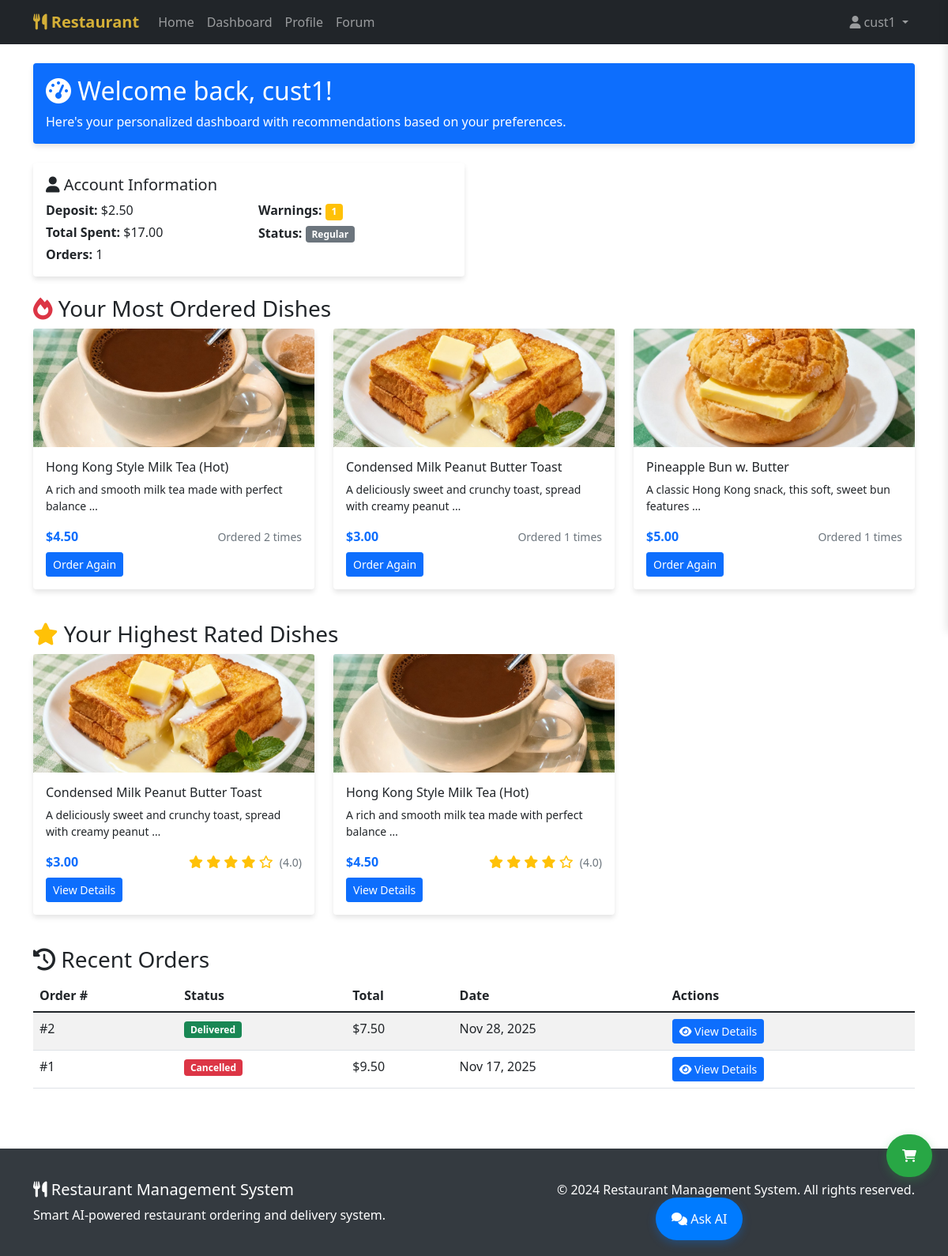
The app's page /dashboard/ (signed in) with its own data.
### restaurant/models.py (models this page shows, shortened)
class Customer(models.Model):
    user = models.OneToOneField(User, on_delete=models.CASCADE, verbose_name="User")
    deposit = models.DecimalField(max_digits=10, decimal_places=2, default=0.00, verbose_name="Deposit")
    warnings = models.PositiveIntegerField(default=0, verbose_name="Warnings")
    total_spent = models.DecimalField(max_digits=10, decimal_places=2, default=0.00, verbose_name="Total Spent")
    order_count = models.PositiveIntegerField(default=0, verbose_name="Order Count")
    is_vip = models.BooleanField(default=False, verbose_name="VIP Status")
    is_blacklisted = models.BooleanField(default=False, verbose_name="Blacklisted")
    created_at = models.DateTimeField(auto_now_add=True, verbose_name="Registration Time")
    updated_at = models.DateTimeField(auto_now=True, verbose_name="Updated Time")
    class Meta:
        verbose_name = "Customer"
        verbose_name_plural = "Customers"
        ordering = ['-created_at']

class Dish(models.Model):
    name = models.CharField(max_length=200, verbose_name="Dish Name")
    description = models.TextField(verbose_name="Description")
    price = models.DecimalField(max_digits=10, decimal_places=2, verbose_name="Price")
    image = models.ImageField(upload_to='dishes/', blank=True, null=True, verbose_name="Image")
    chef = models.ForeignKey(Chef, on_delete=models.CASCADE, verbose_name="Chef")
    is_vip_only = models.BooleanField(default=False, verbose_name="VIP Only")
    is_available = models.BooleanField(default=True, verbose_name="Available")
    created_at = models.DateTimeField(auto_now_add=True, verbose_name="Created Time")
    updated_at = models.DateTimeField(auto_now=True, verbose_name="Updated Time")
    class Meta:
        verbose_name = "Dish"
        verbose_name_plural = "Dishes"
        ordering = ['-created_at']

class Order(models.Model):
    STATUS_CHOICES = [
        ('pending', 'Pending'),
        ('confirmed', 'Confirmed'),
        ('ready', 'Ready'),
        ('out_for_delivery', 'Out for Delivery'),
        ('delivered', 'Delivered'),
        ('cancelled', 'Cancelled'),
    ]
    customer = models.ForeignKey(Customer, on_delete=models.CASCADE, verbose_name="Customer")
    status = models.CharField(max_length=20, choices=STATUS_CHOICES, default='pending', verbose_name="Status")
    total_amount = models.DecimalField(max_digits=10, decimal_places=2, verbose_name="Total Amount")
    vip_discount = models.DecimalField(max_digits=10, decimal_places=2, default=0.00, verbose_name="VIP Discount")
    delivery_person = models.ForeignKey(DeliveryPerson, on_delete=models.SET_NULL, null=True, blank=True, verbose_name="Delivery Person")
    delivery_address = models.ForeignKey('Address', on_delete=models.SET_NULL, null=True, blank=True, verbose_name="Delivery Address")
    memo = models.TextField(blank=True, null=True, verbose_name="Order Memo", help_text="Customer special requests")
    delivered_at = models.DateTimeField(null=True, blank=True, verbose_name="Delivered Time")
    created_at = models.DateTimeField(auto_now_add=True, verbose_name="Order Time")
    updated_at = models.DateTimeField(auto_now=True, verbose_name="Updated Time")
    class Meta:
        verbose_name = "Order"
        verbose_name_plural = "Orders"
        ordering = ['-created_at']

### restaurant/views.py (the view)
# urls.py: path('dashboard/', views.dashboard, name='dashboard'),
@login_required
def dashboard(request):
    user = request.user
    if hasattr(user, 'chef') or hasattr(user, 'deliveryperson'):
        return redirect('/admin/')
    if hasattr(user, 'customer'):
        return customer_dashboard(request)
    elif hasattr(user, 'manager'):
        return manager_dashboard(request)
    else:
        return redirect('register')

### templates/dashboard.html (shortened to what this page needs)
{% extends 'base.html' %}
{% block content %}
<div class="container mt-4">
    <div class="row mb-4">
        <div class="col-12">
            <div class="card bg-primary text-white">
                <div class="card-body">
                    <h2 class="card-title">
                        <i class="fas fa-tachometer-alt"></i> Welcome back, {{ customer.user.get_full_name|default:customer.user.username }}!
                    </h2>
                    <p class="card-text">Here's your personalized dashboard with recommendations based on your preferences.</p>
                </div>
            </div>
        </div>
    </div>
    <div class="row mb-4">
        <div class="col-md-6">
            <div class="card">
                <div class="card-body">
                    <h5 class="card-title"><i class="fas fa-user"></i> Account Information</h5>
                    <div class="row">
                        <div class="col-6">
                            <p class="mb-1"><strong>Deposit:</strong> ${{ customer.deposit }}</p>
                            <p class="mb-1"><strong>Total Spent:</strong> ${{ customer.total_spent }}</p>
                            <p class="mb-0"><strong>Orders:</strong> {{ customer.order_count }}</p>
                        </div>
                        <div class="col-6">
                            <p class="mb-1"><strong>Warnings:</strong>
                                <span class="badge bg-{% if customer.warnings == 0 %}success{% elif customer.warnings < 3 %}warning{% else %}danger{% endif %}">
                                    {{ customer.warnings }}
                                </span>
                            </p>
                            <p class="mb-1"><strong>Status:</strong>
                                {% if customer.is_vip %}
                                    <span class="vip-badge">VIP</span>
                                {% else %}
                                    <span class="badge bg-secondary">Regular</span>
                                {% endif %}
                            </p>
                        </div>
                    </div>
                </div>
            </div>
        </div>
    </div>
    <div class="row mb-4">
        <div class="col-12">
            <h3><i class="fas fa-fire text-danger"></i> Your Most Ordered Dishes</h3>
            <div class="row">
                {% for dish in most_ordered %}
                <div class="col-lg-4 col-md-6 mb-3">
                    <div class="card dish-card h-100">
                        {% if dish.image %}
                            <img src="{{ dish.image.url }}" class="card-img-top" alt="{{ dish.name }}" style="height: 150px; object-fit: cover;">
                        {% else %}
                            <div class="card-img-top bg-light d-flex align-items-center justify-content-center" style="height: 150px;">
                                <i class="fas fa-utensils fa-2x text-muted"></i>
                            </div>
                        {% endif %}
                        <div class="card-body">
                            <h6 class="card-title">{{ dish.name }}</h6>
                            <p class="card-text small">{{ dish.description|truncatewords:10 }}</p>
                            <div class="d-flex justify-content-between align-items-center">
                                <span class="text-primary fw-bold">${{ dish.price }}</span>
                                <small class="text-muted">Ordered {{ dish.order_count }} times</small>
                            </div>
                            <a href="{% url 'dish_detail' dish.id %}" class="btn btn-sm btn-primary mt-2">Order Again</a>
                        </div>
                    </div>
                </div>
                {% empty %}
                <div class="col-12">
                    <div class="alert alert-info">
                        <i class="fas fa-info-circle"></i> You haven't ordered any dishes yet. Start exploring our menu!
                    </div>
                </div>
                {% endfor %}
            </div>
        </div>
    </div>
    <div class="row mb-4">
        <div class="col-12">
            <h3><i class="fas fa-star text-warning"></i> Your Highest Rated Dishes</h3>
            <div class="row">
                {% for dish in highest_rated %}
                <div class="col-lg-4 col-md-6 mb-3">
                    <div class="card dish-card h-100">
                        {% if dish.image %}
                            <img src="{{ dish.image.url }}" class="card-img-top" alt="{{ dish.name }}" style="height: 150px; object-fit: cover;">
                        {% else %}
                            <div class="card-img-top bg-light d-flex align-items-center justify-content-center" style="height: 150px;">
                                <i class="fas fa-utensils fa-2x text-muted"></i>
                            </div>
                        {% endif %}
                        <div class="card-body">
                            <h6 class="card-title">{{ dish.name }}</h6>
                            <p class="card-text small">{{ dish.description|truncatewords:10 }}</p>
                            <div class="d-flex justify-content-between align-items-center">
                                <span class="text-primary fw-bold">${{ dish.price }}</span>
                                <div class="rating-stars">
                                    {% for i in "12345" %}
                                        {% if forloop.counter <= dish.customer_rating %}
                                            <i class="fas fa-star"></i>
                                        {% else %}
                                            <i class="far fa-star"></i>
                                        {% endif %}
                                    {% endfor %}
                                    <small class="text-muted ms-1">({{ dish.customer_rating|floatformat:1 }})</small>
                                </div>
                            </div>
                            <a href="{% url 'dish_detail' dish.id %}" class="btn btn-sm btn-primary mt-2">View Details</a>
                        </div>
                    </div>
                </div>
                {% empty %}
                <div class="col-12">
                    <div class="alert alert-info">
                        <i class="fas fa-info-circle"></i> You haven't rated any dishes yet. Rate your orders to see personalized recommendations!
                    </div>
                </div>
                {% endfor %}
            </div>
        </div>
    </div>
    <div class="row">
        <div class="col-12">
            <h3><i class="fas fa-history"></i> Recent Orders</h3>
            {% if recent_orders %}
            <div class="table-responsive">
                <table class="table table-striped">
                    <thead>
                        <tr>
                            <th>Order #</th>
                            <th>Status</th>
                            <th>Total</th>
                            <th>Date</th>
                            <th>Actions</th>
                        </tr>
                    </thead>
                    <tbody>
                        {% for order in recent_orders %}
                        <tr>
                            <td>#{{ order.id }}</td>
                            <td>
                                <span class="badge bg-{% if order.status == 'delivered' %}success{% elif order.status == 'cancelled' %}danger{% else %}warning{% endif %}">
                                    {{ order.get_status_display }}
                                </span>
                            </td>
                            <td>${{ order.total_amount }}</td>
                            <td>{{ order.created_at|date:"M d, Y" }}</td>
                            <td>
                                <a href="{% url 'order_detail' order.id %}" class="btn btn-sm btn-primary">
                                    <i class="fas fa-eye"></i> View Details
                                </a>
                            </td>
                        </tr>
                        {% endfor %}
                    </tbody>
                </table>
            </div>
            {% else %}
            <div class="alert alert-info">
                <i class="fas fa-info-circle"></i> You haven't placed any orders yet. Start ordering from our delicious menu!
            </div>
            {% endif %}
        </div>
    </div>
</div>
{% endblock %}

### templates/base.html (shortened to what this page needs)
<!DOCTYPE html>
<html lang="en">
<head>
    <link href="https://cdn.jsdelivr.net/npm/bootstrap@5.1.3/dist/css/bootstrap.min.css" rel="stylesheet">
    <link href="https://cdnjs.cloudflare.com/ajax/libs/font-awesome/6.0.0/css/all.min.css" rel="stylesheet">
</head>
<body>
    <nav class="navbar navbar-expand-lg navbar-dark bg-dark">
        <div class="container">
            <a class="navbar-brand" href="{% url 'index' %}">
                <i class="fas fa-utensils"></i> Restaurant
            </a>
            <div class="collapse navbar-collapse" id="navbarNav">
                <ul class="navbar-nav me-auto">
                    <li class="nav-item">
                        <a class="nav-link" href="{% url 'index' %}">Home</a>
                    </li>
                    {% if user.is_authenticated %}
                        {% if not user.chef and not user.deliveryperson %}
                        <li class="nav-item">
                            <a class="nav-link" href="{% url 'dashboard' %}">Dashboard</a>
                        </li>
                        <li class="nav-item">
                            <a class="nav-link" href="{% url 'profile' %}">Profile</a>
                        </li>
                        {% endif %}
                        {% if user.customer or user.manager %}
                        <li class="nav-item">
                            <a class="nav-link" href="{% url 'forum' %}">Forum</a>
                        </li>
                        {% endif %}
                    {% endif %}
                </ul>
                <ul class="navbar-nav">
                    {% if user.is_authenticated %}
                        <li class="nav-item dropdown">
                            <a class="nav-link dropdown-toggle" href="#" id="navbarDropdown" role="button" data-bs-toggle="dropdown">
                                <i class="fas fa-user"></i> {{ user.username }}
                            </a>
                        </li>
                    {% endif %}
                </ul>
            </div>
        </div>
    </nav>
    <main>
        {% block content %}{% endblock %}
    </main>
    <button class="cart-toggle" onclick="toggleCart()" title="View Cart">
        <i class="fas fa-shopping-cart"></i>
    </button>
    <div class="chat-container">
        <button class="chat-toggle" onclick="toggleChat()">
            <i class="fas fa-comments"></i> Ask AI
        </button>
    </div>
    <footer class="footer">
        <div class="container">
            <div class="row">
                <div class="col-md-6">
                    <h5><i class="fas fa-utensils"></i> Restaurant Management System</h5>
                    <p class="mb-0">Smart AI-powered restaurant ordering and delivery system.</p>
                </div>
                <div class="col-md-6 text-md-end">
                    <p class="mb-0">&copy; 2024 Restaurant Management System. All rights reserved.</p>
                </div>
            </div>
        </div>
    </footer>
</body>
</html>

### templates/base.html (style rules this page uses)
.navbar-brand { font-weight: bold; color: #d4af37 !important; }
.card { transition: transform 0.3s ease; border: none; box-shadow: 0 4px 6px rgba(0, 0, 0, 0.1); }
.dish-card img { height: 200px; object-fit: cover; }
.rating-stars { color: #ffc107; }
.chat-container { position: fixed; bottom: 20px; right: 20px; width: 350px; z-index: 1000; }
.cart-toggle { position: fixed; bottom: 100px; right: 20px; background: #28a745; color: white; border: none; border-radius: 50px; padding: 15px 20px; cursor: pointer; box-shadow: 0 4px 12px rgba(40, 167, 69, 0.3); z-index: 1040; }
.dish-card img { height: 200px; width: 100%; object-fit: cover; aspect-ratio: 1 / 1; }
.chat-toggle { background: #007bff; color: white; border: none; border-radius: 50px; padding: 15px 20px; cursor: pointer; box-shadow: 0 4px 12px rgba(0, 123, 255, 0.3); }
.footer { background: #343a40; color: white; padding: 40px 0; margin-top: 60px; }

### records on screen
Customer: user.get_full_name "cust1", deposit "2.50", total_spent "17.00", order_count "1", warnings "1"
Dish: image (picture), name "Hong Kong Style Milk Tea (Hot)", description "A rich and smooth milk tea made with perfect balance …", price "4.50", order_count "2", customer_rating "4.0"
Dish: image (picture), name "Condensed Milk Peanut Butter Toast", description "A deliciously sweet and crunchy toast, spread with creamy peanut …", price "3.00", order_count "1", customer_rating "4.0"
Dish: image (picture), name "Pineapple Bun w. Butter", description "A classic Hong Kong snack, this soft, sweet bun features …", price "5.00", order_count "1"
Order: id "2", status "Delivered", total_amount "7.50", created_at "Nov 28, 2025"
Order: id "1", status "Cancelled", total_amount "9.50", created_at "Nov 17, 2025"

### other values on screen
{{ user.username }} "cust1"
